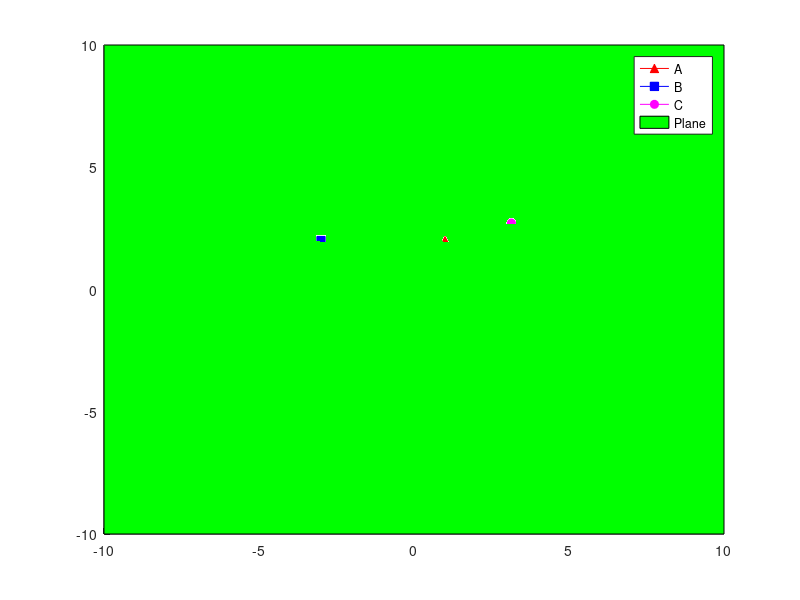

Write the MATLAB code that produced this figure.
close all; clear all; clc

figure(1)
hold on
%plot points 
%point A
plot3(1,2,3,'Color','r','marker','^','DisplayName','A','MarkerFaceColor','r')
%point B
plot3(-3,2,5,'Color','b','marker','s','DisplayName','B','MarkerFaceColor','b')
%point c
plot3(pi,exp(1),-sqrt(2),'Color','m','marker','o','DisplayName','C','MarkerFaceColor','m')

x = [10 -10 -10 10]; % Generate data for x vertices
y = [10 10 -10 -10]; % Generate data for y vertices;
z = (3.90335731207141490E-002.*x + 0.36338249407750045.*y - 1)/(-7.80671462414282979E-002);
patch(x,y,z,'g','DisplayName','Plane')
legend
hold off